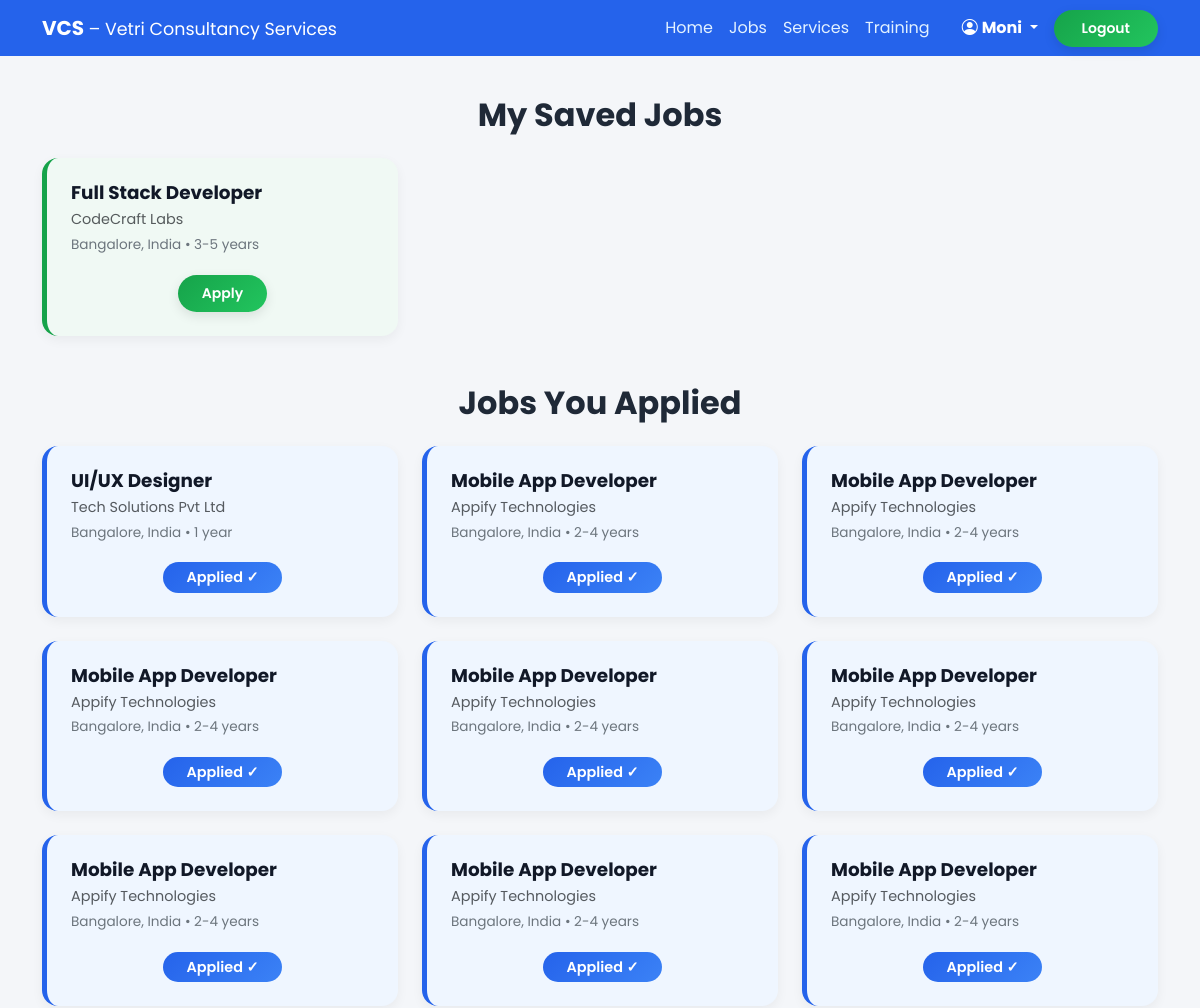
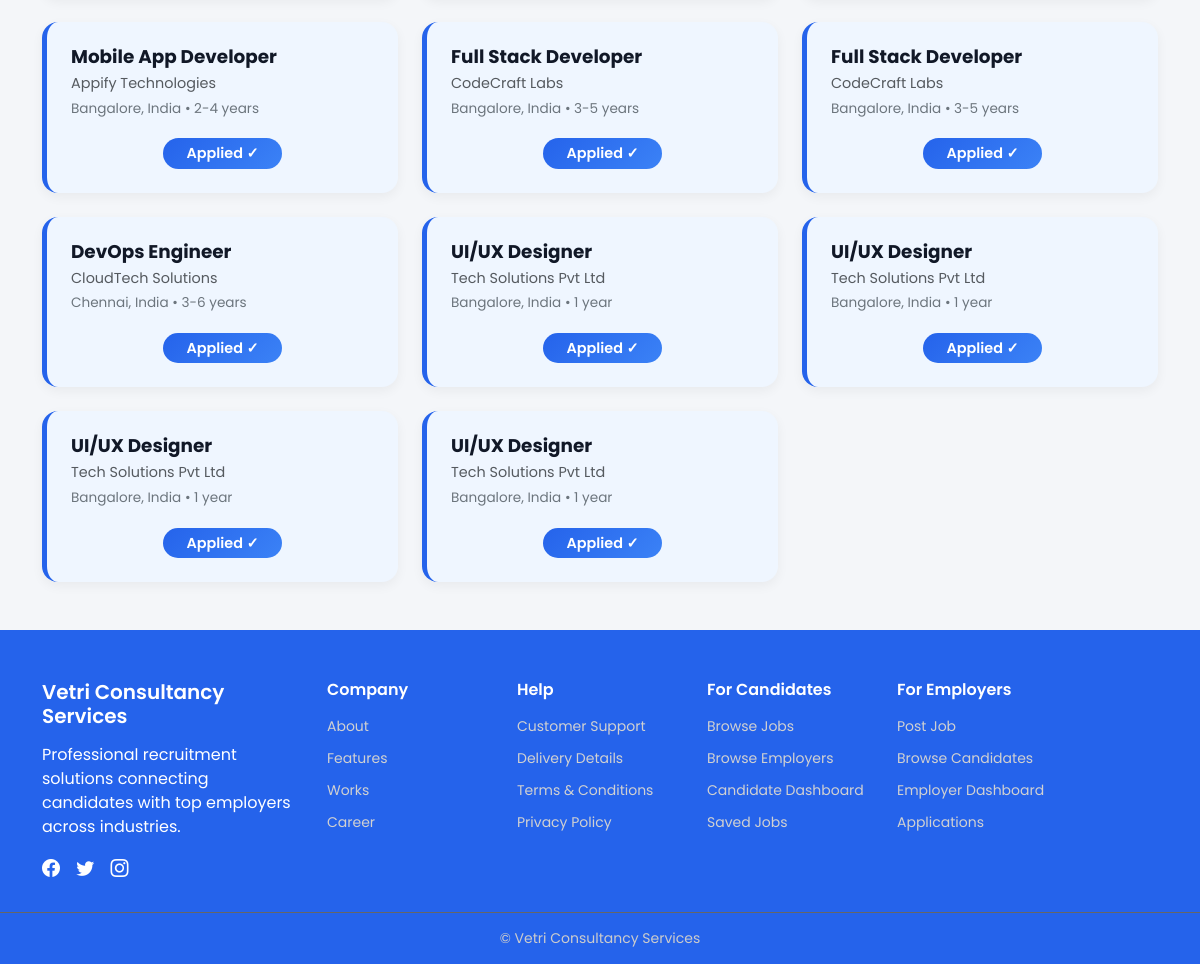
/jobs/my-jobs/ (signed in), run on the app's committed database (2 pictures, top to bottom).
### accounts/models.py (models this page shows)
class User(AbstractUser):
    USER_TYPE = (
        ('free', 'Free'),
        ('pro', 'Pro'),
        ('pro_plus', 'Pro Plus'),
        ('consultant', 'Consultant'),
        ('admin', 'Admin'),
        ('trainee','Trainee'),
    )
    user_type = models.CharField(
        max_length=15,
        choices=USER_TYPE,
        default='free'
    )
    pro_subscription_active = models.BooleanField(default=False)
    whatsapp_number = models.CharField(max_length=15, blank=True, null=True)

### jobs/models.py (models this page shows, shortened)
class Job(models.Model):
    title = models.CharField(max_length=200)
    company = models.CharField(max_length=100)
    location = models.CharField(max_length=100)
    experience = models.CharField(max_length=50)
    description = models.TextField()
    FULL_TIME = 'FT'
    PART_TIME = 'PT'
    INTERNSHIP = 'IN'
    WORKING_SCHEDULE_CHOICES = [
        (FULL_TIME, 'Full Time'),
        (PART_TIME, 'Part Time'),
        (INTERNSHIP, 'Internship'),
    ]
    working_schedule = models.CharField(
        max_length=2,
        choices=WORKING_SCHEDULE_CHOICES,
        default=FULL_TIME
    )
    REMOTE = 'RM'
    HYBRID = 'HY'
    ONSITE = 'ON'
    WORK_TYPE_CHOICES = [
        (REMOTE, 'Remote'),
        (HYBRID, 'Hybrid'),
        (ONSITE, 'Onsite'),
    ]
    work_type = models.CharField(
        max_length=2,
        choices=WORK_TYPE_CHOICES,
        default=ONSITE
    )
    salary = models.CharField(max_length=100, null=True, blank=True)
    posted_by = models.ForeignKey(
        settings.AUTH_USER_MODEL,
        on_delete=models.CASCADE,
        related_name='jobs_posted'
    )
    created_at = models.DateTimeField(auto_now_add=True)

### jobs/views.py (the view)
# urls.py: path('my-jobs/', views.my_jobs, name='my_jobs'),
@login_required
def my_jobs(request):
    saved_jobs_qs = SavedJob.objects.filter(
        user=request.user
    ).select_related('job')
    saved_jobs = [saved.job for saved in saved_jobs_qs]
    saved_job_ids = [job.id for job in saved_jobs]
    applied_jobs_qs = JobApplication.objects.filter(
        user=request.user
    ).select_related('job')
    applied_jobs = [app.job for app in applied_jobs_qs]
    applied_job_ids = [job.id for job in applied_jobs]
    return render(request, 'jobs/my_jobs.html', {
        'jobs': saved_jobs,
        'saved_jobs': saved_job_ids,
        'applied_jobs': applied_jobs,
        'applied_job_ids': applied_job_ids
    })

### jobs/templates/jobs/my_jobs.html (shortened to what this page needs)
{% extends 'base.html' %}
{% block content %}
<div class="container mt-5 pt-5">
    <h2 class="text-center mb-4 fw-bold">My Saved Jobs</h2>
    <div class="row g-4">
        {% for job in jobs %}
        <div class="col-md-6 col-lg-4">
            <div class="job-card-modern card-blue p-4 h-100 d-flex flex-column justify-content-between">
                <div class="mb-3">
                    <h5 class="fw-bold">{{ job.title }}</h5>
                    <p class="text-muted mb-1">{{ job.company }}</p>
                    <p class="small text-secondary">
                        {{ job.location }} • {{ job.experience }}
                    </p>
                </div>
                <div class="mt-auto text-center">
                    <a href="{% url 'jobs:apply_job' job.id %}"
                       class="btn btn-success btn-sm px-4 rounded-pill">
                        Apply
                    </a>
                </div>
            </div>
        </div>
        {% empty %}
        <div class="col-12">
            <p class="text-center text-muted">You have not saved any jobs yet.</p>
        </div>
        {% endfor %}
    </div>
</div>
<div class="container mt-5">
    <h2 class="text-center mb-4 fw-bold">Jobs You Applied</h2>
    <div class="row g-4">
        {% for job in applied_jobs %}
        <div class="col-md-6 col-lg-4">
            <div class="job-card-modern card-applied p-4 h-100 d-flex flex-column justify-content-between">
                <div class="mb-3">
                    <h5 class="fw-bold">{{ job.title }}</h5>
                    <p class="text-muted mb-1">{{ job.company }}</p>
                    <p class="small text-secondary">
                        {{ job.location }} • {{ job.experience }}
                    </p>
                </div>
                <div class="mt-auto text-center">
                    <span class="badge bg-primary px-4 py-2 rounded-pill">
                        Applied ✓
                    </span>
                </div>
            </div>
        </div>
        {% empty %}
        <div class="col-12">
            <p class="text-center text-muted">No applied jobs yet.</p>
        </div>
        {% endfor %}
    </div>
</div>
{% endblock %}

### templates/base.html (shortened to what this page needs)
{% load static %}
<!DOCTYPE html>
<html lang="en">
<head>
    <link rel="stylesheet" href="https://cdn.jsdelivr.net/npm/bootstrap-icons@1.11.3/font/bootstrap-icons.css">
    <link href="https://cdn.jsdelivr.net/npm/bootstrap@5.3.2/dist/css/bootstrap.min.css" rel="stylesheet">
</head>
<body>
<nav class="navbar navbar-expand-lg navbar-dark fixed-top">
  <div class="container">
    <a class="navbar-brand fw-bold" href="{% url 'dashboard' %}">
      VCS <span class="fw-normal small">– Vetri Consultancy Services</span>
    </a>
    <div class="collapse navbar-collapse" id="vcsNav">
      <ul class="navbar-nav ms-auto align-items-lg-center">
        {% if user.is_authenticated %}
          <li class="nav-item">
            <a class="nav-link {% if request.resolver_match.url_name == 'dashboard' %}active{% endif %}" href="{% url 'dashboard' %}">Home</a>
          </li>
          <li class="nav-item">
            <a class="nav-link {% if request.resolver_match.url_name == 'job_list' and request.resolver_match.namespace == 'jobs' %}active{% endif %}" href="{% url 'jobs:job_list' %}">Jobs</a>
          </li>
          <li class="nav-item">
            <a class="nav-link {% if request.resolver_match.url_name == 'services' %}active{% endif %}" href="{% url 'services' %}">Services</a>
          </li>
{% if user.profile.user_type == "pro_plus" or user.profile.user_type == "proplus" %}
          <li class="nav-item">
            <a class="nav-link {% if request.resolver_match.url_name == 'training_catalog' %}active{% endif %}" href="{% url 'training_catalog' %}">Training</a>
          </li>
          {% endif %}
          <li class="nav-item dropdown ms-lg-3">
            <a class="nav-link dropdown-toggle text-white fw-bold" href="#" id="userDropdown" role="button" data-bs-toggle="dropdown" aria-expanded="false">
              <i class="bi bi-person-circle me-1"></i>{{ user.username }}
            </a>
          </li>
          <li class="nav-item ms-lg-2">
            <form method="post" action="{% url 'logout' %}">
              <button class="btn btn-success btn-sm">Logout</button>
            </form>
          </li>
        {% endif %}
      </ul>
    </div>
  </div>
</nav>
<div  >
    {% block content %}{% endblock %}
</div>
<footer class="vcs-footer mt-5">
  <div class="container">
    <div class="row gy-4">
      <div class="col-lg-3 col-md-6">
        <h5 class="footer-logo">Vetri Consultancy Services</h5>
        <p class="footer-text">
          Professional recruitment solutions connecting candidates with top employers across industries.
        </p>
        <div class="footer-social">
          <i class="bi bi-facebook"></i>
          <i class="bi bi-twitter"></i>
          <i class="bi bi-instagram"></i>
        </div>
      </div>
      <div class="col-lg-2 col-md-6">
        <h6>Company</h6>
        <ul>
          <li><a href="#">About</a></li>
          <li><a href="#">Features</a></li>
          <li><a href="#">Works</a></li>
          <li><a href="#">Career</a></li>
        </ul>
      </div>
      <div class="col-lg-2 col-md-6">
        <h6>Help</h6>
        <ul>
          <li><a href="#">Customer Support</a></li>
          <li><a href="#">Delivery Details</a></li>
          <li><a href="#">Terms & Conditions</a></li>
          <li><a href="#">Privacy Policy</a></li>
        </ul>
      </div>
      <div class="col-lg-2 col-md-6">
        <h6>For Candidates</h6>
        <ul>
          <li><a href="#">Browse Jobs</a></li>
          <li><a href="#">Browse Employers</a></li>
          <li><a href="#">Candidate Dashboard</a></li>
          <li><a href="#">Saved Jobs</a></li>
        </ul>
      </div>
      <div class="col-lg-3 col-md-6">
        <h6>For Employers</h6>
        <ul>
          <li><a href="#">Post Job</a></li>
          <li><a href="#">Browse Candidates</a></li>
          <li><a href="#">Employer Dashboard</a></li>
          <li><a href="#">Applications</a></li>
        </ul>
      </div>
    </div>
  </div>
  <div class="footer-bottom text-center">
    &copy; {{ now.year }} Vetri Consultancy Services
  </div>
</footer>
</body>
</html>

### templates/base.html (style rules this page uses)
body { font-family: 'Poppins', sans-serif; }
.navbar { background-color: #2563eb; }
.navbar .nav-link { color: #e3f2ff; }
.vcs-footer { background: #2563eb; color: #fff; padding: 50px 0 0; }
.vcs-footer h6, .footer-logo { font-weight: 600; margin-bottom: 15px; }
.vcs-footer ul { list-style: none; padding: 0; }
.vcs-footer ul li { margin-bottom: 8px; }
.vcs-footer ul li a { color: #d1d1d1; text-decoration: none; font-size: 14px; }
.footer-social i { font-size: 18px; margin-right: 12px; cursor: pointer; }
.footer-bottom { border-top: 1px solid #666; margin-top: 30px; padding: 15px; font-size: 14px; color: #ccc; }

### jobs/templates/jobs/my_jobs.html (style rules this page uses)
body { background: #f4f6f9; color: #1f2937; }
.job-card-modern { border-radius: 16px; background: #ffffff; display: flex; flex-direction: column; justify-content: space-between; padding: 20px; transition: all 0.3s ease; height: 100%; box-shadow: 0 4px 12px rgba(0,0,0,0.05); border-left: 5px solid transparent; }
.card-blue { border-left-color: #16a34a; background: #f0f9f4; }
.card-applied { border-left-color: #2563eb; background: #eff6ff; }
.job-card-modern h5 { font-size: 1.15rem; font-weight: 600; margin-bottom: 5px; color: #111827; }
.job-card-modern p { margin-bottom: 0.2rem; font-size: 0.9rem; color: #6b7280; }
.job-card-modern .small { font-size: 0.85rem; color: #9ca3af; }
.btn-success { background: linear-gradient(135deg, #16a34a, #22c55e); border: none; color: #fff; font-weight: 600; padding: 8px 28px; border-radius: 25px; box-shadow: 0 4px 12px rgba(0,0,0,0.1); transition: all 0.3s ease; }
.badge { font-weight: 600; font-size: 0.9rem; padding: 8px 24px; border-radius: 25px; transition: all 0.3s ease; background: linear-gradient(135deg, #2563eb, #3b82f6); color: #fff; }

### data on the page
User: username "Moni"
Job: title "Full Stack Developer", company "CodeCraft Labs", location "Bangalore, India", experience "3-5 years"
Job: title "UI/UX Designer", company "Tech Solutions Pvt Ltd", location "Bangalore, India", experience "1 year"
Job: title "Mobile App Developer", company "Appify Technologies", location "Bangalore, India", experience "2-4 years"
Job: title "DevOps Engineer", company "CloudTech Solutions", location "Chennai, India", experience "3-6 years"
